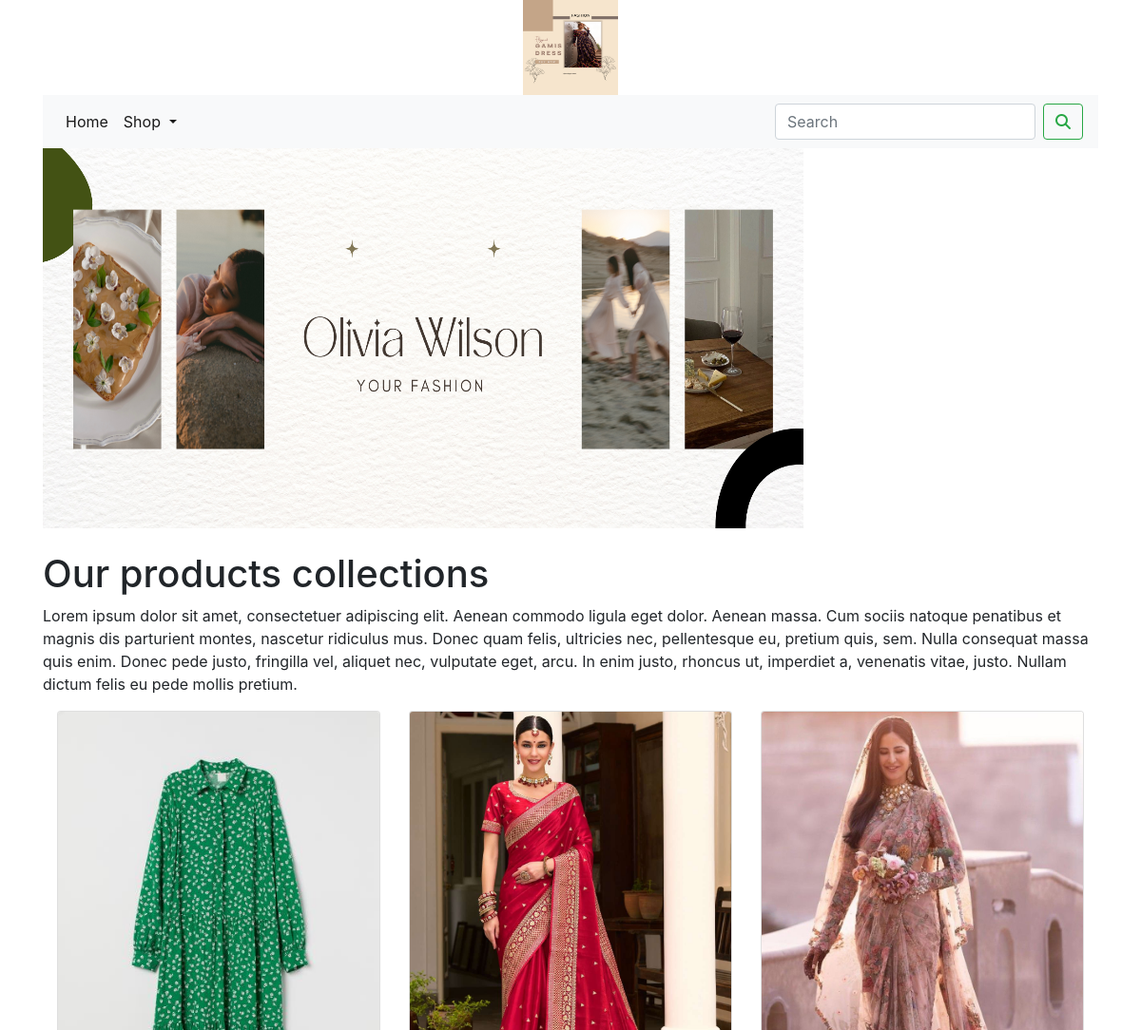
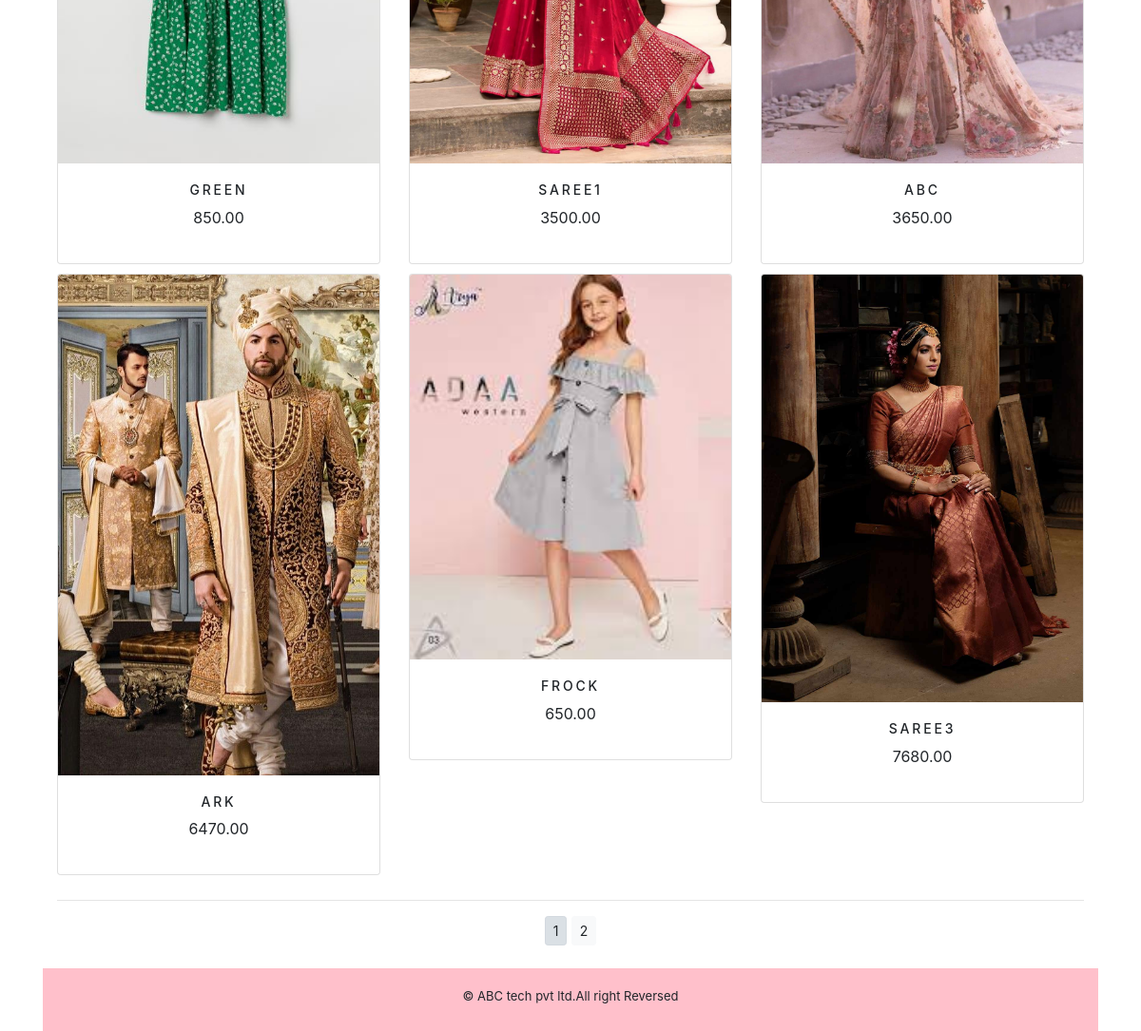
The app's page /shop/ with its own data (2 pictures, top to bottom).
### shop/models.py (models this page shows, shortened)
class Product(models.Model):
    name = models.CharField(max_length=250, unique=True)
    slug = models.SlugField(max_length=250, unique=True)
    description = models.TextField(blank=True)
    price = models.DecimalField(max_digits=10, decimal_places=2)
    category = models.ForeignKey(Category, on_delete=models.CASCADE)
    image = models.ImageField(upload_to='product', blank=True)
    stock = models.IntegerField()
    available = models.BooleanField(default=True)
    created = models.DateTimeField(auto_now_add=True)
    updated = models.DateTimeField(auto_now=True)
    def get_url(self):
        return reverse('shop:prodCatdetail',args=[self.category.slug,self.slug])
    class Meta:
        ordering = ('name',)
        verbose_name = 'product'
        verbose_name_plural = 'products'

### shop/views.py (the view)
# urls.py: path('',views.allProdCat,name='allProdCat'),
def allProdCat(request,c_slug=None):
    c_page=None
    products_list=None
    if c_slug!=None:
        c_page=get_object_or_404(Category,slug=c_slug)
        products_list=Product.objects.all().filter(category=c_page,available=True)
    else:
        products_list=Product.objects.all().filter(available=True)
    paginator=Paginator(products_list,6)
    try:
        page=int(request.GET.get('page','1'))
    except:
        page=1
    try:
        products=paginator.page(page)
    except (EmptyPage,InvalidPage):
        products=paginator.page(paginator.num_pages)
    return  render(request,"category.html",{'category':c_page,'products':products})

### cart/context_processors.py (called while the page is built)
def counter (request):
    item_count=0
    if 'admin' in request.path:
        return {}
    else:
        try:
            cart=Cart.objects.filter(cart_id=_cart_id(request))
            car_items=CartItem.objects.all().filter(cart=cart[:1])
            for cart_item in car_items:
                item_count+=cart_item.quantity
        except Cart.DoesNotExist:
            item_count=0
    return dict(item_count=item_count)

### cart/views.py (called while the page is built)
def _cart_id(request):
    cart=request.session.session_key
    if not cart:
        cart=request.session.create()
    return cart

### shop/context_processors.py (called while the page is built)
def menu_links(request):
    links=Category.objects.all()
    return dict(links=links)

### shop/models.py (called while the page is built)
    def get_url(self):
         return reverse('shop:products_by_category',args=[self.slug])

### templates/category.html (shortened to what this page needs)
{% extends  'base.html' %}
{% load static %}
{% block content %}
<div>
    {% if category %}
    <img src="{{category.image.url}}" alt="{{category.name}}">
</div>
   <br>
<div>
    <h1>{{category.name}}</h1>
    <p>{{category.description}}</p>
</div>
     {% else %}
<div>
<img src="{% static 'img/banner.png' %}" alt="our products" width="800" height="400">
</div>
<br>
<div>
    <h1> Our products collections </h1>
    <p>Lorem ipsum dolor sit amet, consectetuer adipiscing elit. Aenean commodo ligula eget dolor. Aenean massa. Cum sociis natoque penatibus et magnis dis parturient montes, nascetur ridiculus mus. Donec quam felis, ultricies nec, pellentesque eu, pretium quis, sem. Nulla consequat massa quis enim. Donec pede justo, fringilla vel, aliquet nec, vulputate eget, arcu. In enim justo, rhoncus ut, imperdiet a, venenatis vitae, justo. Nullam dictum felis eu pede mollis pretium.</p>
</div>
     {% endif %}
<div class="container">
    <div class="row mx_auto">
        {% for product in products.object_list %}
        <div class="my_bottom_margin col-9 col-sm-12 col-md-4  col-lg-4">
            <div class="card text-center" style="min-width:18rem;">
                <a href="{{product.get_url}}"><img class="card-img-top my-image" src="{{product.image.url}}" alt="{{product.name}}"></a>
                <div class="card-body">
                    <h4>{{product.name}}</h4>
                    <p>{{product.price}}</p>
                </div>
            </div>
        </div>
        {% endfor %}
    </div>
    <div class="mx-auto">
        {% if products.paginator.num_pages > 1 %}
     <hr>
        <div class="text-center">
            {% for pg in products.paginator.page_range %}
            <a  href="?page={{pg}}"    class="btn btn-light   btn-sm    {%  if products.number == pg  %} active  {%   endif   %}">{{pg}}</a>
            {% endfor %}
        </div>
        {% endif %}
    </div>
    <br>
</div>
{% endblock %}

### templates/base.html (shortened to what this page needs)
{% load static %}
<!DOCTYPE html>
<html lang="en">
<head>
    <link rel="stylesheet" href="{% static 'css/custom.css' %}">
        <link  href="{% static 'css/bootstrap.min.css' %}" rel="stylesheet">
</head>
<body>
<div class="container">
{% include 'header.html' %}
{% include 'nav.html' %}
{% block content %}
{% endblock %}
    </div>
{% include 'footer.html' %}
</body>
</html>

### templates/header.html
{% load static %}
<header>
  <center>
    <a href="{% url 'shop:allProdCat' %}"> <img src="{% static 'img/logo.png' %}" alt="logimage" width="100" height="100">
  </center>
</header>

### templates/nav.html (shortened to what this page needs)
<nav class="navbar navbar-expand-lg navbar-light bg-light">
  <div class="collapse navbar-collapse" id="navbarSupportedContent">
    <ul class="navbar-nav mr-auto">
      <li class="nav-item active">
        <a class="nav-link" href="#">Home <span class="sr-only">(current)</span></a>
      </li>
      <li class="nav-item dropdown {% if 'shop' in request.path %} active {% endif %}">
        <a class="nav-link dropdown-toggle" href="#" id="navbarDropdown" role="button" data-toggle="dropdown" aria-haspopup="true" aria-expanded="false">
          Shop
        </a>
      </li>
    </ul>
    <form class="form-inline my-2 my-lg-0" action="{% url 'search_app:SearchResult' %}" method="GET">
      <input class="form-control mr-sm-2" type="search" name="q" placeholder="Search" aria-label="Search">
      <button class="btn btn-outline-success my-2 my-sm-0" type="submit"><i class="fa fa-search" ></i></button>
    </form>
  </div>
</nav>

### templates/footer.html
<div class="footer navbar-fixed-bottom my_footer">
  <p class="text-center">&copy; ABC tech pvt ltd.All right Reversed</p>
</div>

### static/css/custom.css (style rules this page uses)
body { font-family: 'Oswald', sans-serif; }
.my_footer { background-color:pink; height:66px; }
.my_footer p { padding-top:20px; font-size:13px; }
.my_bottom_margin { margin-bottom:10px; }
.card-body h4 { font-size:14px; text-transform:uppercase; letter-spacing:.2em }

### records on screen
Product: image (picture), name "GREEN", price "850.00"
Product: image (picture), name "SAREE1", price "3500.00"
Product: image (picture), name "ABC", price "3650.00"
Product: image (picture), name "ARK", price "6470.00"
Product: image (picture), name "FROCK", price "650.00"
Product: image (picture), name "SAREE3", price "7680.00"

### other values on screen
{{ pg }} "1" "2"
